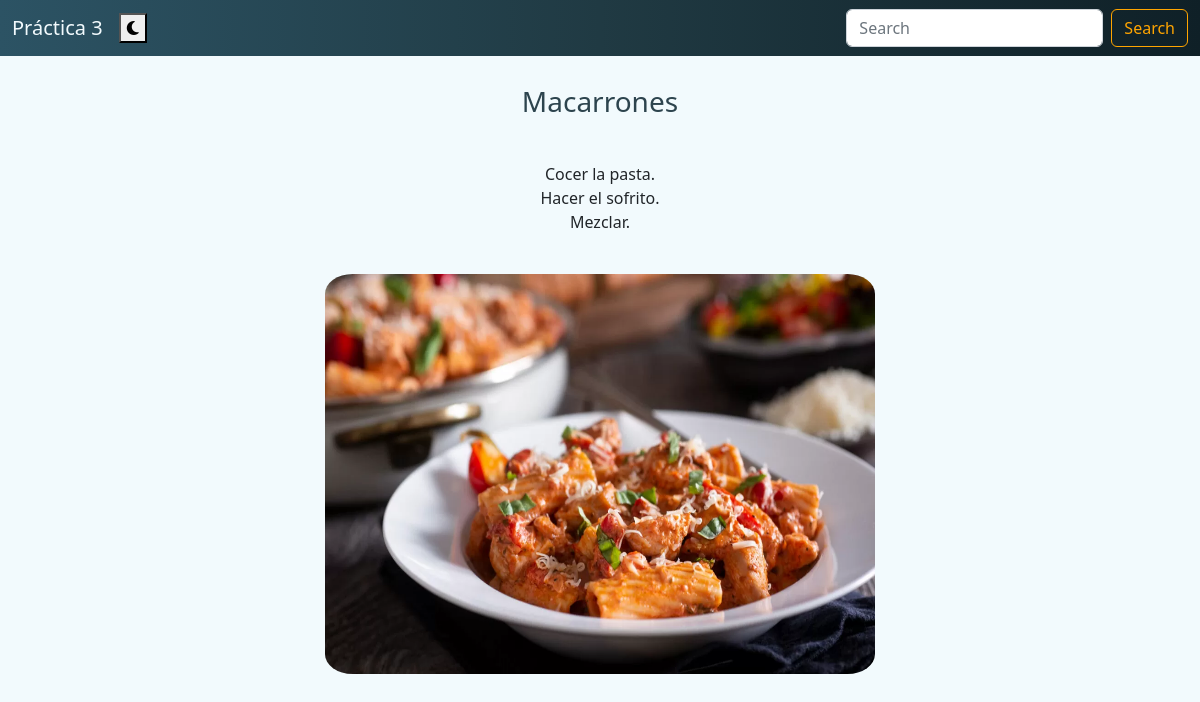
The app's page /receta/9/ with its own data.
### recetas/models.py (models this page shows, shortened)
class Receta(models.Model):
	nombre       = models.CharField(max_length=200)
	preparación  = models.TextField(max_length=5000)
	foto         = models.FileField(upload_to='media/fotos')

### recetas/views.py (the view)
# urls.py: path('receta/<int:id>/', views.detalles, name='detalles'),
def detalles(request, id):
    receta = Receta.objects.get(pk = id)
    return render(request, "detalles.html", {'receta': receta})

### recetas/templates/detalles.html
{% extends 'base.html' %}
{% block contenido %}
    {% load static %}
    <link rel="stylesheet" href="{% static 'css/detalles.css' %}">
    <div class="div-detalles-comida">
        <br><p class="p-detalles-titulo">{{receta.nombre}}</p>
        <br><p class="p-detalles-receta">{{receta.preparación|linebreaksbr}}</p>
        <br><img src="/{{receta.foto}}" class="detalles-imagen"><br>
    </div>
{% endblock %}

### recetas/static/css/base.css (style rules this page uses)
body { background-color: rgb(242, 250, 253); transition: .3s ease all; }

### recetas/static/css/detalles.css (style rules this page uses)
.div-detalles-comida { text-align: center; }
.p-detalles-titulo { text-align: center; color: #2d444e; font-weight: 450; font-size: 28px; }
.detalles-imagen { width: 550px; height: 400px; border-radius: 5%; }

### records on screen
Receta: nombre "Macarrones", preparación "Cocer la pasta. Hacer el sofrito. Mezclar.", foto (picture)
